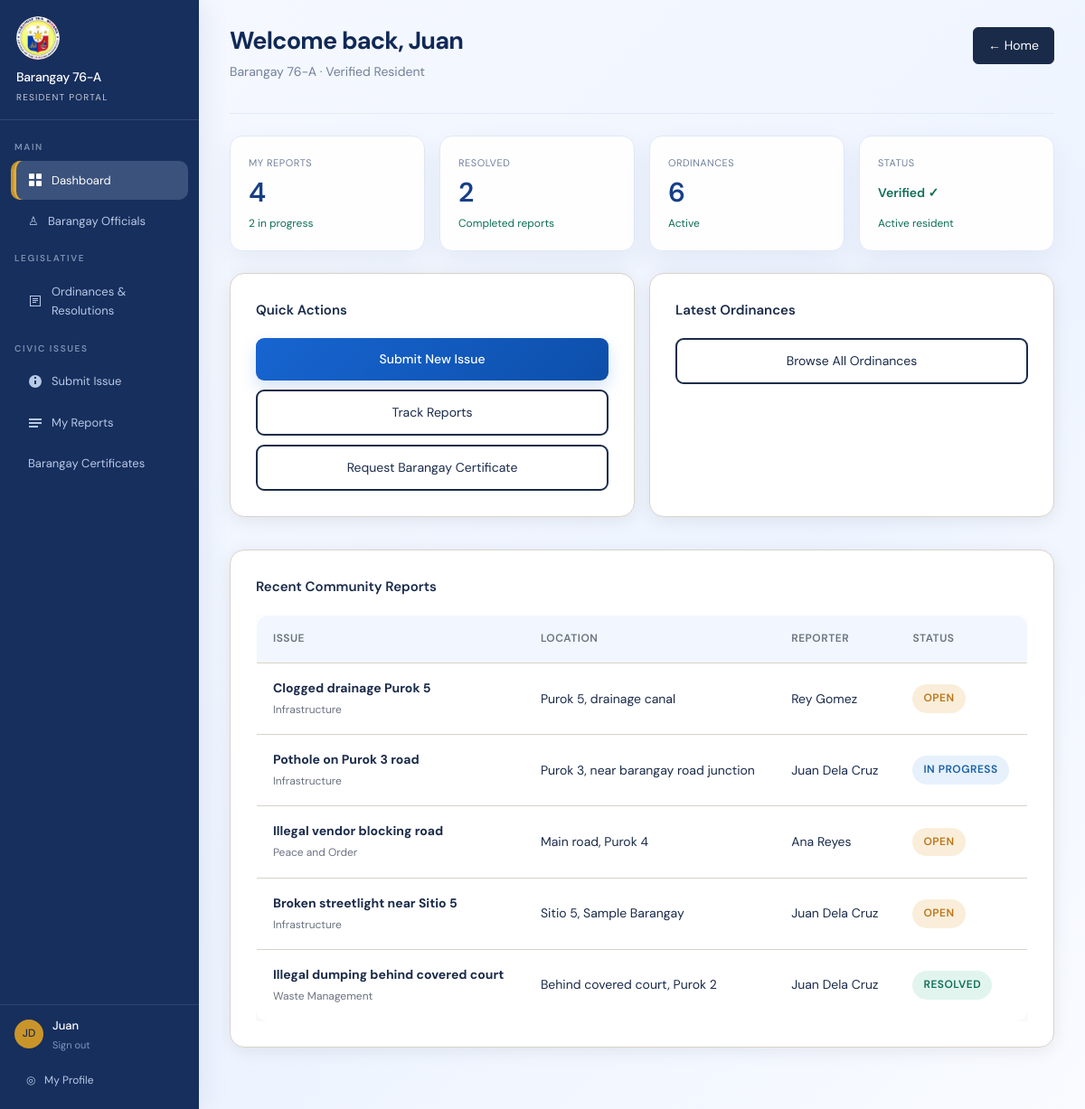
Page /resident_dashboard.php (signed in) on the committed database.
### tables this page shows
CREATE TABLE IF NOT EXISTS users (
    id INT AUTO_INCREMENT PRIMARY KEY,
    full_name VARCHAR(150) NOT NULL,
    birthdate DATE DEFAULT NULL,
    email VARCHAR(150) NOT NULL UNIQUE,
    password_hash VARCHAR(255) NOT NULL,
    role ENUM('resident','official','admin') NOT NULL DEFAULT 'resident',
    committee VARCHAR(100) DEFAULT NULL,
    position VARCHAR(120) DEFAULT NULL,
    phone VARCHAR(40) DEFAULT NULL,
    residency_verified TINYINT(1) DEFAULT 0,
    rejection_reason VARCHAR(255) DEFAULT NULL,
    address VARCHAR(255) DEFAULT NULL,
    identification VARCHAR(255) DEFAULT NULL,
    photo_path VARCHAR(255) DEFAULT NULL,
    created_at DATETIME DEFAULT CURRENT_TIMESTAMP
);

CREATE TABLE IF NOT EXISTS civic_issues (
    id INT AUTO_INCREMENT PRIMARY KEY,
    user_id INT NOT NULL,
    title VARCHAR(250) NOT NULL,
    issue_type VARCHAR(100) NOT NULL,
    location VARCHAR(255) NOT NULL,
    description TEXT NOT NULL,
    photo_path VARCHAR(255) DEFAULT NULL,
    status ENUM('Open', 'In Progress', 'Resolved') NOT NULL DEFAULT 'Open',
    assigned_committee VARCHAR(100) DEFAULT NULL,
    assigned_official_id INT DEFAULT NULL,
    created_at DATETIME DEFAULT CURRENT_TIMESTAMP,
    updated_at DATETIME DEFAULT CURRENT_TIMESTAMP ON UPDATE CURRENT_TIMESTAMP,
    FOREIGN KEY (user_id) REFERENCES users(id) ON DELETE CASCADE,
    FOREIGN KEY (assigned_official_id) REFERENCES users(id) ON DELETE SET NULL,
    KEY idx_assigned_official (assigned_official_id)
);

### config.php (called while the page is built, shortened)
<?php
$DB_HOST = 'localhost';
$DB_NAME = 'barangay_system';
$DB_USER = 'root';
$DB_PASS = '';
try {
    $db = new PDO("mysql:host=$DB_HOST;dbname=$DB_NAME;charset=utf8mb4", $DB_USER, $DB_PASS);
    $db->setAttribute(PDO::ATTR_ERRMODE, PDO::ERRMODE_EXCEPTION);
    $db->exec("CREATE TABLE IF NOT EXISTS issue_updates (
        id INT AUTO_INCREMENT PRIMARY KEY,
        issue_id INT NOT NULL,
        user_id INT NOT NULL,
        status ENUM('Open', 'In Progress', 'Resolved') NOT NULL,
        notes TEXT DEFAULT NULL,
        photo_path VARCHAR(255) DEFAULT NULL,
        created_at DATETIME DEFAULT CURRENT_TIMESTAMP,
        KEY idx_issue_id (issue_id),
        KEY idx_user_id (user_id)
    ) ENGINE=InnoDB DEFAULT CHARSET=utf8mb4 COLLATE=utf8mb4_unicode_ci");
    $db->exec("CREATE TABLE IF NOT EXISTS residents (
        resident_id INT AUTO_INCREMENT PRIMARY KEY,
        name VARCHAR(150) NOT NULL,
        contact_number VARCHAR(40) NOT NULL,
        age TINYINT UNSIGNED NOT NULL,
        created_at DATETIME DEFAULT CURRENT_TIMESTAMP,
        UNIQUE KEY uq_resident_name (name),
        KEY idx_resident_name (name)
    ) ENGINE=InnoDB DEFAULT CHARSET=utf8mb4 COLLATE=utf8mb4_unicode_ci");
    $db->exec("CREATE TABLE IF NOT EXISTS certificate_requests (
        request_id INT AUTO_INCREMENT PRIMARY KEY,
        resident_id INT NOT NULL,
        purpose VARCHAR(255) NOT NULL,
        full_name VARCHAR(150) NOT NULL,
        birthdate DATE DEFAULT NULL,
        address VARCHAR(255) NOT NULL,
        civil_status VARCHAR(50) DEFAULT NULL,
        phone VARCHAR(40) DEFAULT NULL,
        valid_id_path VARCHAR(255) DEFAULT NULL,
        claim_method ENUM('pickup', 'digital') NOT NULL DEFAULT 'pickup',
        status ENUM('Pending', 'Processing', 'Ready for Pick-up', 'Released', 'Rejected') NOT NULL DEFAULT 'Pending',
        notes TEXT DEFAULT NULL,
        requested_at DATETIME NOT NULL DEFAULT CURRENT_TIMESTAMP,
        release_date DATETIME DEFAULT NULL,
        digital_generated_at DATETIME DEFAULT NULL,
        processed_by INT DEFAULT NULL,
        FOREIGN KEY (resident_id) REFERENCES users(id) ON DELETE CASCADE,
        FOREIGN KEY (processed_by) REFERENCES users(id) ON DELETE SET NULL,
        KEY idx_certificate_resident (resident_id),
        KEY idx_certificate_status (status)
    ) ENGINE=InnoDB DEFAULT CHARSET=utf8mb4 COLLATE=utf8mb4_unicode_ci");
    foreach ([
        'claim_method' => "ENUM('pickup', 'digital') NOT NULL DEFAULT 'pickup' AFTER valid_id_path",
        'digital_generated_at' => 'DATETIME DEFAULT NULL AFTER release_date'
    ] as $column => $definition) {
        try {
            $db->exec("ALTER TABLE certificate_requests ADD COLUMN {$column} {$definition}");
        } catch (PDOException $e) {
            if (($e->errorInfo[1] ?? null) !== 1060) {
                throw $e;
            }
        }
    }
    foreach ([
        'birthdate' => 'DATE DEFAULT NULL AFTER full_name',
        'position' => 'VARCHAR(120) DEFAULT NULL AFTER committee',
        'phone' => 'VARCHAR(40) DEFAULT NULL AFTER position',
        'photo_path' => 'VARCHAR(255) DEFAULT NULL AFTER identification',
        'rejection_reason' => 'VARCHAR(255) DEFAULT NULL AFTER residency_verified'
    ] as $column => $definition) {
        try {
            $db->exec("ALTER TABLE users ADD COLUMN {$column} {$definition}");
        } catch (PDOException $e) {
            if (($e->errorInfo[1] ?? null) !== 1060) {
                throw $e;
            }
        }
    }
    try {
        $db->exec("ALTER TABLE legislation ADD COLUMN document_image_path VARCHAR(255) DEFAULT NULL AFTER description");
    } catch (PDOException $e) {
        if (($e->errorInfo[1] ?? null) !== 1060) {
            throw $e;
        }
    }
    $db->exec("UPDATE legislation SET document_image_path = CASE title
        WHEN 'Curfew Hours for Minors Ordinance' THEN 'assets/uploads/legislation/curfew.jpg'
        WHEN 'Barangay Livelihood Support Program' THEN 'assets/uploads/legislation/livelihood.png'
        WHEN 'Waste Segregation Compliance Ordinance' THEN 'assets/uploads/legislation/waste.jpg'
        ELSE document_image_path
    END
    WHERE title IN ('Curfew Hours for Minors Ordinance', 'Barangay Livelihood Support Program', 'Waste Segregation Compliance Ordinance')
      AND (document_image_path IS NULL OR document_image_path = '')");
    $db->exec("UPDATE users SET
        position = CASE email
            WHEN 'maria.santos@barangay.gov' THEN 'Barangay Captain'
            WHEN 'roberto.cruz@barangay.gov' THEN 'Committee Chairperson'
            WHEN 'luz.peralta@barangay.gov' THEN 'Committee Chairperson'
            WHEN 'carlos.mendoza@barangay.gov' THEN 'Committee Chairperson'
            WHEN 'elena.fernandez@barangay.gov' THEN 'Committee Chairperson'
            WHEN 'david.santos@barangay.gov' THEN 'Committee Chairperson'
            WHEN 'susan.morales@barangay.gov' THEN 'Committee Chairperson'
            ELSE COALESCE(position, 'Barangay Official')
        END,
        phone = COALESCE(NULLIF(phone, ''), 'Contact through Barangay Hall'),
        address = COALESCE(NULLIF(address, ''), 'Barangay Hall, Barangay 76-A')
        WHERE role = 'official'");
} catch (PDOException $e) {
    die('Database connection failed: ' . $e->getMessage());
}
function currentUser() {
    $user = $_SESSION['user'];
    global $db;
    try {
        $stmt = $db->prepare('SELECT * FROM users WHERE id = ? LIMIT 1');
        $stmt->execute([$user['id']]);
        $freshUser = $stmt->fetch(PDO::FETCH_ASSOC);
        if ($freshUser) {
            return $freshUser;
        }
    } catch (Throwable $e) {
        return $user;
    }
    return $user;
}
function requireRole($roles = []) {
    $user = currentUser();
}

### resident_dashboard.php (the view, shortened to what this page needs)
<?php
require_once 'config.php';
requireRole(['resident']);
$user = currentUser();
$stmt = $db->prepare('SELECT COUNT(*) as count FROM civic_issues WHERE user_id = ?');
$stmt->execute([$user['id']]);
$total_issues = $stmt->fetch(PDO::FETCH_ASSOC)['count'] ?? 0;
$stmt = $db->prepare('SELECT COUNT(*) as count FROM civic_issues WHERE user_id = ? AND status = "Resolved"');
$stmt->execute([$user['id']]);
$resolved = $stmt->fetch(PDO::FETCH_ASSOC)['count'] ?? 0;
$stmt = $db->prepare('SELECT COUNT(*) as count FROM legislation');
$stmt->execute();
$ordinances = $stmt->fetch(PDO::FETCH_ASSOC)['count'] ?? 0;
$recentIssuesStmt = $db->prepare('SELECT i.id, i.title, i.issue_type, i.location, i.status, i.created_at, u.full_name AS reporter_name FROM civic_issues i LEFT JOIN users u ON i.user_id = u.id ORDER BY i.created_at DESC LIMIT 5');
$recentIssuesStmt->execute();
$recentIssues = $recentIssuesStmt->fetchAll(PDO::FETCH_ASSOC);
?>
<!DOCTYPE html>
<html lang="en">
<head>
    <link rel="stylesheet" href="assets/css/style.css?v=20260909-logo">
</head>
<body style="display:flex">
<div class="sidebar" id="sb-resident">
  <div class="sidebar-brand">
    <div class="sb-seal">⚖</div>
    <div class="sb-name">Barangay 76-A</div>
    <div class="sb-role">Resident Portal</div>
  </div>
  <nav class="sidebar-nav">
    <div class="nav-section">Main</div>
    <div class="nav-item active">
      <svg width="16" height="16" viewBox="0 0 16 16" fill="currentColor"><rect x="1" y="1" width="6" height="6" rx="1"/><rect x="9" y="1" width="6" height="6" rx="1"/><rect x="1" y="9" width="6" height="6" rx="1"/><rect x="9" y="9" width="6" height="6" rx="1"/></svg>
      Dashboard
    </div>
    <div class="nav-item" onclick="location.href='officials.php'">♙ &nbsp; Barangay Officials</div>
    <div class="nav-section">Legislative</div>
    <div class="nav-item" onclick="location.href='legislation.php'">
      <svg width="16" height="16" viewBox="0 0 16 16" fill="currentColor"><path d="M2 2h12v12H2V2zm1 1v10h10V3H3zm2 2h6v1H5V5zm0 2h6v1H5V7zm0 2h4v1H5V9z"/></svg>
      Ordinances & Resolutions
    </div>
    <div class="nav-section">Civic Issues</div>
    <div class="nav-item" onclick="location.href='report_issue.php'">
      <svg width="16" height="16" viewBox="0 0 16 16" fill="currentColor"><path d="M8 1a7 7 0 100 14A7 7 0 008 1zm1 10H7V7h2v4zm0-6H7V3h2v2z"/></svg>
      Submit Issue
    </div>
    <div class="nav-item" onclick="location.href='issue_status.php'">
      <svg width="16" height="16" viewBox="0 0 16 16" fill="currentColor"><path d="M1 3h14v2H1V3zm0 4h14v2H1V7zm0 4h10v2H1v-2z"/></svg>
      My Reports
    </div>
    <div class="nav-item" onclick="location.href='certificate_requests.php'">Barangay Certificates</div>
  </nav>
  <div class="sidebar-footer">
    <div class="sb-user">
      <div class="sb-avatar"><?= strtoupper(substr($user['full_name'], 0, 1)) . strtoupper(substr($user['full_name'], strpos($user['full_name'], ' ') + 1, 1)) ?></div>
      <div>
        <div class="sb-uname"><?= htmlspecialchars(explode(' ', $user['full_name'])[0]) ?></div>
        <div class="sb-logout" onclick="location.href='logout.php'">Sign out</div>
      </div>
    </div>
    <div class="nav-item profile-footer-link" onclick="location.href='profile.php'">◎ &nbsp; My Profile</div>
  </div>
</div>
<div class="main" style="flex:1">
  <div class="page-header">
    <div style="display:flex;justify-content:space-between;align-items:flex-start;margin-bottom:16px">
      <div>
        <h1 class="page-title">Welcome back, <?= htmlspecialchars(explode(' ', $user['full_name'])[0]) ?></h1>
        <p class="page-sub">Barangay 76-A · <?= $user['residency_verified'] ? 'Verified Resident' : 'Verification Pending' ?></p>
      </div>
      <a href="index.php" style="color:white;padding:8px 16px;background:var(--navy);border-radius:6px;text-decoration:none;font-size:14px;border:0.5px solid var(--navy);transition:all .2s;display:inline-block" onmouseover="this.style.background='var(--navy-light)'" onmouseout="this.style.background='var(--navy)'">← Home</a>
    </div>
  </div>
  <div class="stat-grid">
    <div class="stat-card"><div class="stat-label">My Reports</div><div class="stat-val"><?= $total_issues ?></div><div class="stat-delta"><?= $total_issues - $resolved ?> in progress</div></div>
    <div class="stat-card"><div class="stat-label">Resolved</div><div class="stat-val"><?= $resolved ?></div><div class="stat-delta">Completed reports</div></div>
    <div class="stat-card"><div class="stat-label">Ordinances</div><div class="stat-val"><?= $ordinances ?></div><div class="stat-delta">Active</div></div>
    <div class="stat-card"><div class="stat-label">Status</div><div class="stat-val" style="font-size:14px;color:var(--teal)">Verified ✓</div><div class="stat-delta">Active resident</div></div>
  </div>
  <div class="grid-2">
    <div class="card">
      <div class="card-title">Quick Actions</div>
      <div style="display:grid;gap:10px">
        <a href="report_issue.php" class="btn-primary" style="width:100%;text-align:center;text-decoration:none;display:block;padding:12px">Submit New Issue</a>
        <a href="issue_status.php" class="btn-secondary" style="width:100%;text-align:center;text-decoration:none;display:block;padding:12px;margin:0">Track Reports</a>
        <a href="certificate_requests.php" class="btn-secondary" style="width:100%;text-align:center;text-decoration:none;display:block;padding:12px;margin:0">Request Barangay Certificate</a>
      </div>
    </div>
    <div class="card">
      <div class="card-title">Latest Ordinances</div>
      <a href="legislation.php" class="btn-secondary" style="width:100%;text-align:center;text-decoration:none;display:block;padding:12px;margin:0">Browse All Ordinances</a>
    </div>
  </div>
  <div class="card" style="margin-top:16px;">
    <div class="card-title">Recent Community Reports</div>
    <?php if (empty($recentIssues)): ?>
      <p style="color:var(--muted);margin:0;">No recent civic issues reported yet.</p>
    <?php else: ?>
      <div class="overflow-table">
        <table class="data-table">
          <thead>
            <tr>
              <th>Issue</th>
              <th>Location</th>
              <th>Reporter</th>
              <th>Status</th>
            </tr>
          </thead>
          <tbody>
            <?php foreach ($recentIssues as $issue): ?>
              <tr onclick="location.href='view_issue.php?id=<?= urlencode($issue['id']) ?>'" style="cursor:pointer;">
                <td>
                  <strong><?= htmlspecialchars($issue['title']) ?></strong><br>
                  <span style="font-size:12px;color:var(--muted)"><?= htmlspecialchars($issue['issue_type']) ?></span>
                </td>
                <td><?= htmlspecialchars($issue['location']) ?></td>
                <td><?= htmlspecialchars($issue['reporter_name'] ?? 'Resident') ?></td>
                <td>
                  <?php
                    $issueStatus = $issue['status'];
                    $issueBadge = 'badge-pending';
                    if ($issueStatus === 'In Progress') $issueBadge = 'badge-progress';
                    if ($issueStatus === 'Resolved') $issueBadge = 'badge-resolved';
                  ?>
                  <span class="badge <?= $issueBadge ?>"><?= htmlspecialchars($issueStatus) ?></span>
                </td>
              </tr>
            <?php endforeach; ?>
          </tbody>
        </table>
      </div>
    <?php endif; ?>
  </div>
</div>
</body>
</html>

### rows in the picture
users: full_name "J", full_name "D", full_name "Juan"
civic_issues: title "Clogged drainage Purok 5", issue_type "Infrastructure", location "Purok 5, drainage canal", user.full_name "Rey Gomez", status "OPEN"
civic_issues: title "Pothole on Purok 3 road", issue_type "Infrastructure", location "Purok 3, near barangay road junction", user.full_name "Juan Dela Cruz", status "IN PROGRESS"
civic_issues: title "Illegal vendor blocking road", issue_type "Peace and Order", location "Main road, Purok 4", user.full_name "Ana Reyes", status "OPEN"
civic_issues: title "Broken streetlight near Sitio 5", issue_type "Infrastructure", location "Sitio 5, Sample Barangay", user.full_name "Juan Dela Cruz", status "OPEN"
civic_issues: title "Illegal dumping behind covered court", issue_type "Waste Management", location "Behind covered court, Purok 2", user.full_name "Juan Dela Cruz", status "RESOLVED"

### other values in the picture
$total_issues "4"
$total_issues - $resolved "2"
$resolved "2"
$ordinances "6"
